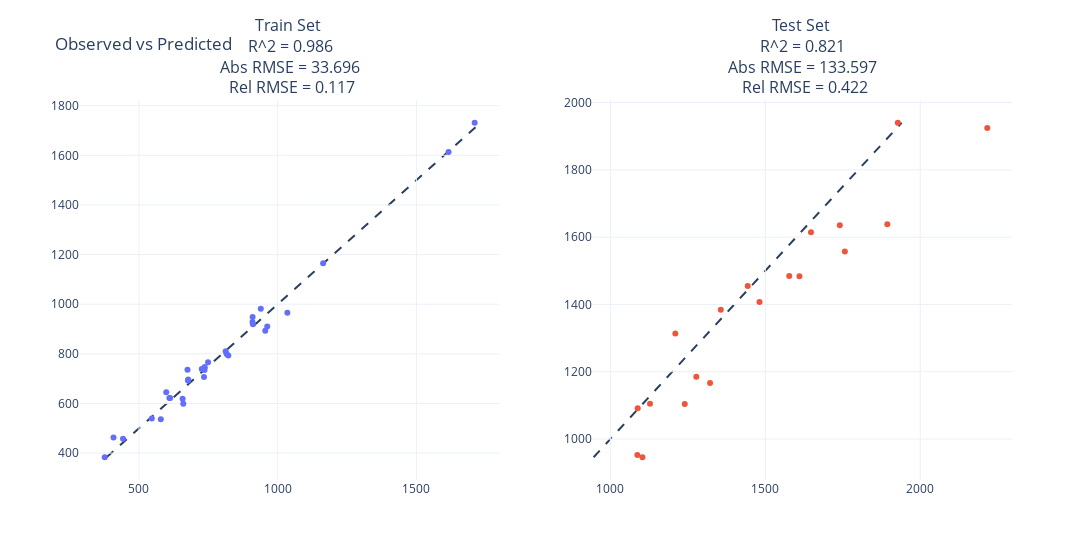

Notebook code cell kept with this figure:
### Markdown cell above
### Test

### Code cell
# Make predictions for training
y = tar
y_pred = pipe.predict(X_preproc)

# Make predictions for testing
X_test_preproc = preprocess(Z=doe_test, X=bwu_test, process_history=PROCESS_HISTORY, 
					   input_variables=INPUT_VARIABLES)
y_test = tar_test
y_test_pred = pipe.predict(X_test_preproc)


# Plot
plot_hist_pls_model_eval(
    y, y_pred, y_test, y_test_pred,
)

### Figure 1 — Plotly figure (JSON) as saved in the notebook; plotly's stock layout.template omitted (floating-point values rounded to 4 significant figures)
{"data": [{"mode": "markers", "type": "scatter", "x": [598.2, 677.3, 962.4, 376.5, 749.0, 609.7, 734.5, 736.8, 546.2, 909.6, 816.0, 657.2, 822.0, 909.2, 442.4, 659.6, 736.2, 726.2, 612.1, 939.1, 955.1, 578.6, 674.9, 910.8, 676.6, 812.5, 408.1, 1035.0, 1616.0, 1164.0, 1710.0], "xaxis": "x", "y": [644.9, 696.5, 910.0, 383.3, 765.7, 622.1, 706.5, 747.1, 539.0, 948.5, 799.2, 619.0, 792.8, 927.8, 457.5, 598.6, 735.3, 738.4, 621.6, 981.2, 893.3, 536.0, 735.9, 919.5, 692.9, 810.6, 463.2, 965.1, 1614.0, 1165.0, 1731.0], "yaxis": "y"}, {"mode": "markers", "type": "scatter", "x": [2216.0, 1740.0, 1577.0, 1210.0, 1104.0, 1128.0, 1647.0, 1356.0, 1610.0, 1928.0, 1894.0, 1443.0, 1240.0, 1088.0, 1277.0, 1322.0, 1481.0, 1087.0, 1757.0], "xaxis": "x2", "y": [1924.0, 1635.0, 1485.0, 1313.0, 945.9, 1105.0, 1614.0, 1384.0, 1484.0, 1940.0, 1638.0, 1455.0, 1104.0, 1091.0, 1185.0, 1166.0, 1407.0, 952.8, 1557.0], "yaxis": "y2"}], "layout": {"annotations": [{"font": {"size": 16}, "showarrow": false, "text": "Train Set <br> R^2 = 0.986 <br> Abs RMSE = 33.696 <br> Rel RMSE = 0.117", "x": 0.225, "xanchor": "center", "xref": "paper", "y": 1, "yanchor": "bottom", "yref": "paper"}, {"font": {"size": 16}, "showarrow": false, "text": "Test Set <br> R^2 = 0.821 <br> Abs RMSE = 133.597 <br> Rel RMSE = 0.422", "x": 0.775, "xanchor": "center", "xref": "paper", "y": 1, "yanchor": "bottom", "yref": "paper"}], "shapes": [{"layer": "below", "line": {"dash": "dash"}, "type": "line", "x0": 383.3, "x1": 1731.0, "y0": 383.3, "y1": 1731.0}, {"layer": "below", "line": {"dash": "dash"}, "type": "line", "x0": 945.9, "x1": 1940.0, "xref": "x2", "y0": 945.9, "y1": 1940.0, "yref": "y2"}], "showlegend": false, "title": {"text": "Observed vs Predicted"}, "width": 1600, "xaxis": {"anchor": "y", "domain": [0, 0.45]}, "xaxis2": {"anchor": "y2", "domain": [0.55, 1]}, "yaxis": {"anchor": "x", "domain": [0, 1]}, "yaxis2": {"anchor": "x2", "domain": [0, 1]}}}
